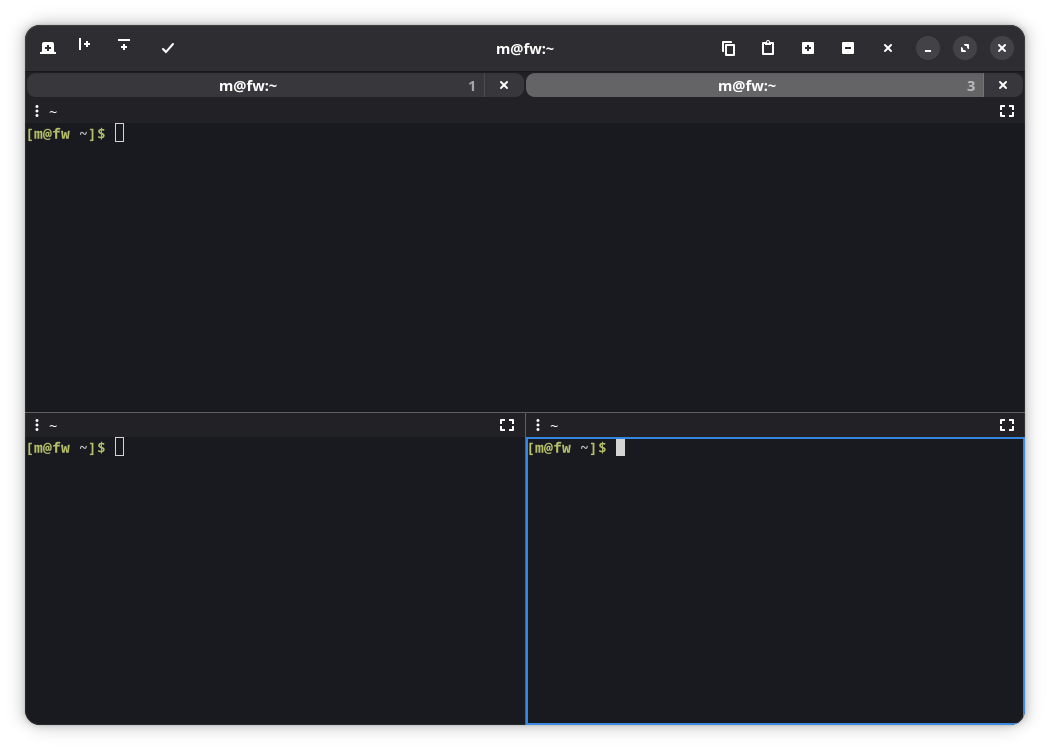

Python code for this plot:
#!/usr/bin/env python3
# tilix2.py — tilix-style tiling terminal: gtk4 paned tree, every tile = pty + libghostty-vt
# (via pyghostty). drawn with cairo/pango from ghostty's render state (only dirty rows get
# rebuilt), keys go through ghostty's key encoder (kitty keyboard protocol). kitty graphics:
# ghostty keeps images + placements, we only draw them (kitten icat works).
#
# start:  python3 -m venv --system-site-packages venv && ./venv/bin/pip install pyghostty==0.1.4
#         ./venv/bin/python tilix2.py      (--system-site-packages: gi/gtk4 come from the system)
# env:    TILIX2_SHELL, TILIX2_FONT ("Monospace 12"), TILIX2_FG / TILIX2_BG ("#rrggbb")
#         or in $XDG_CONFIG_HOME/tilix2/config.py (plain python, same names; env vars win)
# keys:   ctrl+alt+right/down split, ctrl+shift+w close, ctrl+shift+c/v copy/paste,
#         ctrl+shift +/-/0 zoom, ctrl+shift+x maximize/restore tile, ctrl+shift+t new tab,
#         ctrl+pgup/pgdn switch tab.
#         right-click = menu, drag a tile header = move the tile, ctrl+click = open link,
#         select / double-click (word) / triple-click (line) = primary, middle-click = paste it
# license: WTFPL v2 — do what the fuck you want to (see LICENSE)
import os, re, sys, pty, shlex, struct, fcntl, termios, shutil, subprocess, traceback, unicodedata

VERSION = '1.2.0'
if __name__ == '__main__' and '--version' in sys.argv[1:]:   # before gi/pyghostty: works without display/venv
    sys.exit(print(f'tilix2 {VERSION}'))

import cairo

try:
    import gi
except ModuleNotFoundError:
    sys.exit('PyGObject (gi) is missing — recreate the venv with `python3 -m venv --system-site-packages venv` '
             'or use the system python with python3-gi/pygobject.')
gi.require_version('Gtk', '4.0')
from gi.repository import Gtk, Gdk, Gio, GLib, GObject, Pango, PangoCairo

from pyghostty import Terminal, lib, ffi
from pyghostty._ffi import union_fn
from pyghostty.core import init_sized

# ghostty_terminal_scroll_viewport takes a tagged union by value -> ABI twin like in pyghostty._ffi
ffi.cdef('typedef struct { uint32_t tag; uint32_t _pad; int64_t delta; int64_t _pad2; } ScrollViewportS;')
if ffi.sizeof('ScrollViewportS') != ffi.sizeof('GhosttyTerminalScrollViewport'):
    sys.exit('ABI mismatch: ScrollViewportS does not match GhosttyTerminalScrollViewport')
_scroll_viewport = union_fn('ghostty_terminal_scroll_viewport', 'GhosttyResult(*)(GhosttyTerminal, ScrollViewportS)')

# gdk keyval name (= x11 keysym) -> GHOSTTY_KEY_*
KEYMAP = {
    'Return': 'ENTER', 'KP_Enter': 'NUMPAD_ENTER', 'Escape': 'ESCAPE', 'BackSpace': 'BACKSPACE',
    'Tab': 'TAB', 'ISO_Left_Tab': 'TAB', 'space': 'SPACE',
    'Left': 'ARROW_LEFT', 'Right': 'ARROW_RIGHT', 'Up': 'ARROW_UP', 'Down': 'ARROW_DOWN',
    'Home': 'HOME', 'End': 'END', 'Prior': 'PAGE_UP', 'Page_Up': 'PAGE_UP',
    'Next': 'PAGE_DOWN', 'Page_Down': 'PAGE_DOWN', 'Insert': 'INSERT', 'Delete': 'DELETE',
    'Pause': 'PAUSE', 'Print': 'PRINT_SCREEN', 'Menu': 'CONTEXT_MENU', 'Help': 'HELP',
    'KP_Add': 'NUMPAD_ADD', 'KP_Subtract': 'NUMPAD_SUBTRACT', 'KP_Multiply': 'NUMPAD_MULTIPLY',
    'KP_Divide': 'NUMPAD_DIVIDE', 'KP_Decimal': 'NUMPAD_DECIMAL', 'KP_Separator': 'NUMPAD_SEPARATOR',
    'KP_Equal': 'NUMPAD_EQUAL', 'KP_Left': 'NUMPAD_LEFT', 'KP_Right': 'NUMPAD_RIGHT',
    'KP_Up': 'NUMPAD_UP', 'KP_Down': 'NUMPAD_DOWN', 'KP_Home': 'NUMPAD_HOME', 'KP_End': 'NUMPAD_END',
    'KP_Page_Up': 'NUMPAD_PAGE_UP', 'KP_Page_Down': 'NUMPAD_PAGE_DOWN',
    'KP_Insert': 'NUMPAD_INSERT', 'KP_Delete': 'NUMPAD_DELETE', 'KP_Begin': 'NUMPAD_BEGIN',
    'minus': 'MINUS', 'equal': 'EQUAL', 'comma': 'COMMA', 'period': 'PERIOD', 'slash': 'SLASH',
    'semicolon': 'SEMICOLON', 'apostrophe': 'QUOTE', 'grave': 'BACKQUOTE', 'backslash': 'BACKSLASH',
    'bracketleft': 'BRACKET_LEFT', 'bracketright': 'BRACKET_RIGHT',
}
for _c in '0123456789': KEYMAP[_c] = f'DIGIT_{_c}'
for _c in 'abcdefghijklmnopqrstuvwxyz': KEYMAP[_c] = KEYMAP[_c.upper()] = _c.upper()
for _i in range(1, 36): KEYMAP[f'F{_i}'] = f'F{_i}'
for _i in range(10): KEYMAP[f'KP_{_i}'] = f'NUMPAD_{_i}'

MODIFIER_KEYS = {'Shift_L', 'Shift_R', 'Control_L', 'Control_R', 'Alt_L', 'Alt_R', 'AltGr',
                 'ISO_Level3_Shift', 'Super_L', 'Super_R', 'Meta_L', 'Meta_R', 'Hyper_L', 'Hyper_R',
                 'Caps_Lock', 'Num_Lock', 'Scroll_Lock'}

MT = Gdk.ModifierType
SHIFT, CTRL, ALT = 1, 2, 4      # ghostty mod bits: shift=1 ctrl=2 alt=4 super=8 hyper=16 meta=32 caps=64

def ghostty_mods(state):
    m = 0
    for mask, bit in ((MT.SHIFT_MASK, 1), (MT.CONTROL_MASK, 2), (MT.ALT_MASK, 4), (MT.SUPER_MASK, 8),
                      (MT.HYPER_MASK, 16), (MT.META_MASK, 32), (MT.LOCK_MASK, 64)):
        if state & mask: m |= bit
    return m

def hexrgb(s, default):
    "'#rrggbb' -> (r,g,b); on nonsense input (red, #fff, empty) the default instead of a traceback."
    s = (s or '').lstrip('#')
    try:
        if len(s) != 6: raise ValueError
        return tuple(int(s[i:i + 2], 16) for i in (0, 2, 4))
    except ValueError:
        return default

def base_keyval(keycode, keyval):
    "keyval of the physical key without modifiers (de: shift+0 -> '0' instead of '='). fallback: lowercase."
    ok, kv, *_ = Gdk.Display.get_default().translate_key(keycode, 0, 0) if keycode else (False, 0)
    return kv if ok else Gdk.keyval_to_lower(keyval)

def rgb(c):
    "GhosttyColorRgb -> cairo tuple"
    return (c.r / 255, c.g / 255, c.b / 255)

TERM_NAME = 'xterm-ghostty' if shutil.which('infocmp') and subprocess.run(
    ['infocmp', 'xterm-ghostty'], capture_output=True).returncode == 0 else 'xterm-256color'
def sized_font(s):
    "font string with a size: 'Monospace' alone would make the first zoom-in jump to 6pt."
    d = Pango.FontDescription.from_string(s)
    if not d.get_size(): d.set_size(11 * Pango.SCALE)
    return d.to_string()

def _load_config():
    "$XDG_CONFIG_HOME/tilix2/config.py (~/.config/tilix2/config.py): plain python setting TILIX2_* vars."
    base = os.environ.get('XDG_CONFIG_HOME') or os.path.expanduser('~/.config')
    path = os.path.join(base, 'tilix2', 'config.py')
    cfg = {}
    try:
        with open(path, encoding='utf-8') as f:
            exec(compile(f.read(), path, 'exec'), cfg)
    except FileNotFoundError:
        return cfg
    except Exception:
        print(f'tilix2: error in {path}:', file=sys.stderr)
        traceback.print_exc()
    return {k: v for k, v in cfg.items() if k.startswith('TILIX2_') and isinstance(v, str)}

_CONFIG = _load_config()

def setting(name, default=None):
    "env var > config.py > default"
    return os.environ.get(name) or _CONFIG.get(name) or default

DEFAULT_FONT = sized_font(setting('TILIX2_FONT', 'Monospace 11'))
TERM_FG = hexrgb(setting('TILIX2_FG'), (212, 212, 212))
TERM_BG = hexrgb(setting('TILIX2_BG'), (24, 26, 32))
WORD_CHARS = '-,./?%&#:_~@+='          # double-click selects these together with letters/digits
URI_SCHEMES = {'http', 'https', 'ftp', 'file', 'mailto'}   # ctrl+click opens only these
URL_RE = re.compile(r'(?:https?|ftp|file)://[^\s<>"\'`]+|mailto:[^\s<>"\'`]+')
MOUSE_BTN = {1: lib.GHOSTTY_MOUSE_BUTTON_LEFT, 2: lib.GHOSTTY_MOUSE_BUTTON_MIDDLE,
             3: lib.GHOSTTY_MOUSE_BUTTON_RIGHT}

# kitty graphics: pixel format of a stored image -> (gdk memory format, bytes per pixel).
# png never shows up here, ghostty stores it decoded as rgba (via _decode_png below).
KITTY_FMT = {lib.GHOSTTY_KITTY_IMAGE_FORMAT_RGB: (Gdk.MemoryFormat.R8G8B8, 3),
             lib.GHOSTTY_KITTY_IMAGE_FORMAT_RGBA: (Gdk.MemoryFormat.R8G8B8A8, 4),
             lib.GHOSTTY_KITTY_IMAGE_FORMAT_GRAY: (Gdk.MemoryFormat.G8, 1),
             lib.GHOSTTY_KITTY_IMAGE_FORMAT_GRAY_ALPHA: (Gdk.MemoryFormat.G8A8, 2)}
# bytes of images per tile. kitty's 320 MB are per window, here every tile has its own storage
# (+ a drawn copy as cairo surface per visible image) -> deliberately smaller.
KITTY_STORAGE = 64_000_000
KITTY_Z_BELOW_BG = -(2 ** 31) // 2   # z below this: under the cell backgrounds, below 0: under the text

@ffi.callback('GhosttySysDecodePngFn')
def _decode_png(userdata, alloc, data, n, out):
    "png bytes -> tightly packed rgba in a buffer from ghostty's allocator (ghostty owns it afterwards)."
    raw = ffi.buffer(data, n)[:]
    # untrusted input from any program in the terminal. gdk sniffs the format itself, so only
    # real png gets through (no jpeg/tiff/svg loaders), and the size comes from the IHDR header
    # *before* decoding: a 1 kb png can claim 30000x30000 = 3.6 gb of rgba (decompression bomb).
    if len(raw) < 24 or raw[:8] != b'\x89PNG\r\n\x1a\n' or raw[12:16] != b'IHDR': return False
    w, h = struct.unpack('>II', raw[16:24])
    if not (w and h) or w * h * 4 > KITTY_STORAGE: return False
    try: tex = Gdk.Texture.new_from_bytes(GLib.Bytes.new(raw))
    except GLib.Error: return False
    if (tex.get_width(), tex.get_height()) != (w, h): return False
    dl = Gdk.TextureDownloader.new(tex)
    dl.set_format(Gdk.MemoryFormat.R8G8B8A8)
    px, stride = dl.download_bytes()
    px = px.get_data()
    if stride != w * 4: px = b''.join(px[i * stride:i * stride + w * 4] for i in range(h))
    buf = lib.ghostty_alloc(alloc, len(px))
    if buf == ffi.NULL: return False      # over ghostty's per-image memory limit
    ffi.memmove(buf, px, len(px))
    out.width, out.height, out.data, out.data_len = w, h, buf, len(px)
    return True
lib.ghostty_sys_set(lib.GHOSTTY_SYS_OPT_DECODE_PNG, _decode_png)


# box drawing + block elements are drawn on the cell grid ourselves (like kitty): font glyphs
# don't fill the cell (gaps in vertical lines) and tuis build their borders from them.
def _box_lines():
    """U+2500-257F from their unicode names, e.g. 'DOWN LIGHT AND RIGHT HEAVY' ->
    {char: ((left, right, up, down) with 0 none / 1 light / 2 heavy, rounded)}.
    dashes, diagonals and double lines stay with the font."""
    weights = {'LIGHT': 1, 'SINGLE': 1, 'HEAVY': 2}
    dirs = {'LEFT': (0,), 'RIGHT': (1,), 'UP': (2,), 'DOWN': (3,), 'HORIZONTAL': (0, 1), 'VERTICAL': (2, 3)}
    out = {}
    for cp in range(0x2500, 0x2580):
        name = unicodedata.name(chr(cp), '').removeprefix('BOX DRAWINGS ')
        if any(s in name for s in ('DASH', 'DIAGONAL', 'DOUBLE')): continue
        default = weights.get(name.split()[0], 1)          # 'LIGHT DOWN AND RIGHT': for every arm
        arms = [0, 0, 0, 0]
        for part in name.split(' AND '):                     # 'DOWN LIGHT', 'RIGHT HEAVY': per arm
            w = next((weights[s] for s in part.split() if s in weights), default)
            for s in part.split():
                for i in dirs.get(s, ()): arms[i] = w
        out[chr(cp)] = (tuple(arms), 'ARC' in name)
    return out

def _blocks():
    "U+2580-259F: char -> rects (x, y, w, h) as fractions of the cell."
    b = {'▀': [(0, 0, 1, .5)], '▐': [(.5, 0, .5, 1)], '▔': [(0, 0, 1, 1 / 8)], '▕': [(7 / 8, 0, 1 / 8, 1)]}
    for i, c in enumerate('▁▂▃▄▅▆▇█', 1): b[c] = [(0, 1 - i / 8, 1, i / 8)]
    for i, c in enumerate('▏▎▍▌▋▊▉', 1): b[c] = [(0, 0, i / 8, 1)]
    q = {'UL': (0, 0, .5, .5), 'UR': (.5, 0, .5, .5), 'LL': (0, .5, .5, .5), 'LR': (.5, .5, .5, .5)}
    for c, parts in (('▘', 'UL'), ('▝', 'UR'), ('▖', 'LL'), ('▗', 'LR'), ('▚', 'UL LR'), ('▞', 'UR LL'),
                     ('▙', 'UL LL LR'), ('▛', 'UL UR LL'), ('▜', 'UL UR LR'), ('▟', 'UR LL LR')):
        b[c] = [q[p] for p in parts.split()]
    return b

BOX_LINES, BLOCKS, SHADES = _box_lines(), _blocks(), {'░': .25, '▒': .5, '▓': .75}
BOX_CHARS = BOX_LINES.keys() | BLOCKS.keys() | SHADES.keys()

def draw_box(cr, c, x, y, w, h):
    "box/block char c into the cell at x,y (w x h px) in the current source color, snapped to pixels."
    if c in SHADES:
        cr.save(); cr.rectangle(x, y, w, h); cr.clip(); cr.paint_with_alpha(SHADES[c]); cr.restore()
    elif c in BLOCKS:
        for fx, fy, fw, fh in BLOCKS[c]:
            x1, y1 = x + round(fx * w), y + round(fy * h)
            cr.rectangle(x1, y1, x + round((fx + fw) * w) - x1, y + round((fy + fh) * h) - y1)
        cr.fill()
    else:
        arms, arc = BOX_LINES[c]
        light = max(1, h // 16)
        cx, cy = x + w // 2, y + h // 2                      # lines run through these pixels
        if arc:                                              # ╭╮╯╰: curve from the vertical to the horizontal edge
            px, py = cx + light % 2 / 2, cy + light % 2 / 2  # stroke centre (odd widths sit on .5)
            cr.set_line_width(light)
            cr.move_to(px, y + h if arms[3] else y)
            cr.curve_to(px, py, px, py, x + w if arms[1] else x, py)
            cr.stroke()
            return
        for i, weight in enumerate(arms):                    # each arm from the edge into the centre
            if not weight: continue
            t = light if weight == 1 else 2 * light + 1
            a = t // 2
            if i == 0: cr.rectangle(x, cy - a, cx - x + t - a, t)
            elif i == 1: cr.rectangle(cx - a, cy - a, x + w - cx + a, t)
            elif i == 2: cr.rectangle(cx - a, y, t, cy - y + t - a)
            else: cr.rectangle(cx - a, cy - a, t, y + h - cy + a)
        cr.fill()


class Tile(Gtk.Box):
    "tile: header (pwd, drag it to move the tile) on top, TermView in the middle, slim scrollbar on the right."

    def __init__(self, win, tab, cwd=None):
        super().__init__(orientation=Gtk.Orientation.VERTICAL, hexpand=True, vexpand=True)
        self.win, self.tab = win, tab
        head = Gtk.Box(spacing=6, margin_top=2, margin_bottom=2, margin_start=6, margin_end=6,
                       css_classes=['tilix2-head'])
        head.append(Gtk.Image(icon_name='open-menu-symbolic', pixel_size=12))
        self.pwd_lbl = Gtk.Label(label='~', xalign=0, hexpand=True, ellipsize=Pango.EllipsizeMode.MIDDLE)
        head.append(self.pwd_lbl)
        self.max_btn = Gtk.Button(css_classes=['flat'], focus_on_click=False)
        self.max_btn.connect('clicked', lambda b: win.toggle_maximize(self))
        self.set_maximized(False)
        head.append(self.max_btn)
        self.append(head)
        self.adj = Gtk.Adjustment()
        self._sbar_handler = self.adj.connect('value-changed', self._on_sbar)
        self._sb = None             # last (total, offset, len) -> only touch it on change
        self.sbar = Gtk.Scrollbar(orientation=Gtk.Orientation.VERTICAL, adjustment=self.adj, visible=False)
        self.sbar.add_css_class('tilix2-slim')
        self.view = TermView(self, cwd)
        body = Gtk.Box(vexpand=True)
        body.append(self.view)
        body.append(self.sbar)
        self.append(body)
        # drag&drop: the tile itself is what gets dragged (GObject value, only works within the process).
        # preload: the value is already there in 'motion' -> we know who is being dragged.
        ds = Gtk.DragSource(actions=Gdk.DragAction.MOVE)
        ds.connect('prepare', lambda src, x, y: Gdk.ContentProvider.new_for_value(self))
        head.add_controller(ds)
        self.drop_zone = None       # 'left'/'right'/'top'/'bottom' while a tile is dragged over this one
        dt = Gtk.DropTarget.new(Tile, Gdk.DragAction.MOVE)     # 1st arg is a GType, not a mime list
        dt.set_preload(True)
        dt.connect('motion', self._drop_motion)
        dt.connect('leave', lambda dt: self._set_zone(None))
        dt.connect('drop', self._drop)
        self.add_controller(dt)
        GLib.timeout_add(1000, self._tick)

    def set_maximized(self, on):
        "header button: maximize <-> restore."
        self.max_btn.set_icon_name('view-restore-symbolic' if on else 'view-fullscreen-symbolic')
        self.max_btn.set_tooltip_text(('restore tiles' if on else 'maximize tile') + ' (ctrl+shift+x)')

    def zone_at(self, x, y):
        "edge nearest to the cursor (tilix behavior): that's where the dragged tile lands."
        fx, fy = x / max(1, self.get_width()), y / max(1, self.get_height())
        return min((fx, 'left'), (1 - fx, 'right'), (fy, 'top'), (1 - fy, 'bottom'))[1]

    def _set_zone(self, zone):
        if zone != self.drop_zone:
            self.drop_zone = zone
            self.view.queue_draw()

    def _drop_motion(self, dt, x, y):
        src = dt.get_value()
        if src is None or src is self or src.tab is not self.tab:   # not loaded yet / onto itself
            self._set_zone(None)
            return 0
        self._set_zone(self.zone_at(x, y))
        return Gdk.DragAction.MOVE

    def _drop(self, dt, src, x, y):
        self._set_zone(None)
        if src is self or src.tab is not self.tab: return False
        self.win.move_tile(src, self, self.zone_at(x, y))
        return True

    def sync_sbar(self):
        "scrollbar = ghostty's scrollbar data (total/offset/len in rows). ghostty says: poll it."
        if self.view.dead: return
        sb = ffi.new('GhosttyTerminalScrollbar*')
        lib.ghostty_terminal_get(self.view.term._t[0], lib.GHOSTTY_TERMINAL_DATA_SCROLLBAR, sb)
        vals = (sb.total, sb.offset, sb.len)
        if vals == self._sb: return
        self._sb = vals
        self.sbar.set_visible(sb.total > sb.len)
        with self.adj.handler_block(self._sbar_handler):   # otherwise configure() scrolls the viewport
            self.adj.configure(sb.offset, 0, sb.total, 1, sb.len, sb.len)

    def _on_sbar(self, adj):
        "scrollbar dragged -> set the viewport top absolutely (ROW, in rows from the start of scrollback)."
        self.view.scroll(lib.GHOSTTY_SCROLL_VIEWPORT_ROW, int(adj.get_value()))

    def _tick(self):
        "pwd in the header (once a second is enough)."
        if self.view.dead: return False
        try: cwd = self.view.cwd()
        except OSError: return True
        home = os.path.expanduser('~')
        lbl = '~' + cwd[len(home):] if cwd == home or cwd.startswith(home + '/') else cwd
        if lbl != self.pwd_lbl.get_label(): self.pwd_lbl.set_label(lbl)
        return True


class TermView(Gtk.DrawingArea):
    "terminal area: pty + shell, ghostty terminal, input encoders, rendering from the render state."

    def __init__(self, tile, cwd=None):
        super().__init__(hexpand=True, vexpand=True, focusable=True)   # without expand it stays 0x0
        self.tile, self.win = tile, tile.win
        self.dead = False
        self.title = ''
        self.cols, self.rows = 80, 24
        self._grid = None       # last (cols, rows, cell_w, cell_h) given to ghostty + pty
        self.term = Terminal(cols=80, rows=24, fg=TERM_FG, bg=TERM_BG)
        self.term.on_reply(self.write)      # replies (DA, cursor report, ...) go back into the pty
        t = self.term._t[0]
        # size reports (CSI 14/16/18 t): ghostty asks us, without the callback it stays silent
        self._size_cb = ffi.callback('GhosttyTerminalSizeFn', self._size_report)
        lib.ghostty_terminal_set(t, lib.GHOSTTY_TERMINAL_OPT_SIZE, self._size_cb)
        # kitty graphics: storage + transfer media file and shm (icat prefers them locally, like kitty).
        # no TEMP_FILE: in the libghostty-vt bundled with pyghostty 0.1.4 that option number is
        # something else (the getter returns a pointer, setting a bool* segfaults).
        lib.ghostty_terminal_set(t, lib.GHOSTTY_TERMINAL_OPT_KITTY_IMAGE_STORAGE_LIMIT, ffi.new('uint64_t*', KITTY_STORAGE))
        for opt in ('FILE', 'SHARED_MEM'):
            lib.ghostty_terminal_set(t, getattr(lib, 'GHOSTTY_TERMINAL_OPT_KITTY_IMAGE_MEDIUM_' + opt), ffi.new('bool*', True))
        self.kit = ffi.new('GhosttyKittyGraphicsPlacementIterator*')
        lib.ghostty_kitty_graphics_placement_iterator_new(ffi.NULL, self.kit)
        self._img = {}          # kitty image id -> (generation, cairo surface)
        self.enc = ffi.new('GhosttyKeyEncoder*'); lib.ghostty_key_encoder_new(ffi.NULL, self.enc)
        self.menc = ffi.new('GhosttyMouseEncoder*'); lib.ghostty_mouse_encoder_new(ffi.NULL, self.menc)
        # create render state + iterators once, only fill them per frame
        self.rs = ffi.new('GhosttyRenderState*'); lib.ghostty_render_state_new(ffi.NULL, self.rs)
        self.rows_it = ffi.new('GhosttyRenderStateRowIterator*')
        lib.ghostty_render_state_row_iterator_new(ffi.NULL, self.rows_it)
        self.cells = ffi.new('GhosttyRenderStateRowCells*')
        lib.ghostty_render_state_row_cells_new(ffi.NULL, self.cells)
        self.colors = init_sized('GhosttyRenderStateColors')
        self.cursor = init_sized('GhosttyRenderStateCursor')
        self._rowcache = []     # per viewport row: (bg rects, text runs, box chars, char per column)
        self.anchor = None      # cell where the mouse selection started
        self.mouse_pos = (0.0, 0.0)
        self._link_cursor = False
        self.set_font(self.win.font)
        # cell size to ghostty right away, not only at the first layout: a program that starts with the
        # shell (icat in .bashrc, tests) would otherwise place images with 0px cells -> cursor doesn't move
        self.term.resize(self.cols, self.rows, self.cell_w, self.cell_h)
        self._start_shell(cwd)
        self.set_draw_func(self._draw)
        self.connect('resize', lambda area, w, h: self._fit(w, h))
        # focus border + block/hollow cursor depend on the focus: redraw when it comes *and* goes,
        # otherwise the tile that lost it keeps its blue frame
        self.connect('notify::has-focus', lambda *a: self.queue_draw())
        # keys come in at window level (Win._on_key), only mouse here
        click = Gtk.GestureClick(button=0)          # all buttons
        click.connect('pressed', self._press)
        self.add_controller(click)
        # release via GestureDrag: GestureClick cancels itself once the pointer moves past the
        # drag threshold and then never emits 'released' (= no primary copy after a drag-select)
        drag = Gtk.GestureDrag(button=0)
        drag.connect('drag-end', self._drag_end)
        self.add_controller(drag)
        mot = Gtk.EventControllerMotion(); mot.connect('motion', self._motion); self.add_controller(mot)
        scr = Gtk.EventControllerScroll(flags=Gtk.EventControllerScrollFlags.VERTICAL
                                        | Gtk.EventControllerScrollFlags.DISCRETE)
        scr.connect('scroll', self._scroll); self.add_controller(scr)
        # drops from other apps: files (text/uri-list, e.g. nautilus) or plain text. dragged tiles
        # don't match these types, they fall through to the Tile's drop target.
        ext = Gtk.DropTarget(actions=Gdk.DragAction.COPY)
        ext.set_gtypes([Gdk.FileList, GObject.TYPE_STRING])     # order = preference: files first
        ext.connect('drop', self._drop_external)
        self.add_controller(ext)
        menu = Gio.Menu()
        for items in ((('split right\tctrl+alt+right', 'split-h'), ('split down\tctrl+alt+down', 'split-v'),
                       ('maximize / restore tile\tctrl+shift+x', 'maximize'), ('new tab\tctrl+shift+t', 'new-tab')),
                      (('move tile left', 'move-left'), ('move tile right', 'move-right'),
                       ('move tile up', 'move-up'), ('move tile down', 'move-down')),
                      (('copy\tctrl+shift+c', 'copy'), ('paste\tctrl+shift+v', 'paste'),
                       ('zoom in\tctrl+shift++', 'zoom-in'), ('zoom out\tctrl+shift+-', 'zoom-out')),
                      (('close tile\tctrl+shift+w', 'close'),)):
            sec = Gio.Menu()
            for label, act in items: sec.append(label, 'win.' + act)
            menu.append_section(None, sec)
        self.pop = Gtk.PopoverMenu(menu_model=menu)
        self.pop.set_parent(self)

    # --- process / pty ---
    def _start_shell(self, cwd):
        shell = setting('TILIX2_SHELL') or os.environ.get('SHELL') or '/bin/sh'
        if not shutil.which(shell):
            print(f'tilix2: shell {shell!r} not found, using /bin/sh', file=sys.stderr)
            shell = '/bin/sh'
        self.master, slave = pty.openpty()
        try:
            fcntl.ioctl(slave, termios.TIOCSWINSZ, self._winsize())
            env = dict(os.environ, TERM=TERM_NAME, COLORTERM='truecolor')
            # new session + pty as controlling tty -> close(master) sends SIGHUP to the shell
            self.proc = subprocess.Popen([shell], stdin=slave, stdout=slave, stderr=slave, env=env,
                                         cwd=cwd if cwd and os.path.isdir(cwd) else None,
                                         start_new_session=True,
                                         preexec_fn=lambda: fcntl.ioctl(0, termios.TIOCSCTTY, 0))
        except OSError:
            os.close(self.master)
            raise
        finally:
            os.close(slave)
        # non-blocking: a program that doesn't read (sleep, ctrl+s, stopped job) must not freeze the
        # gui on a big paste. what doesn't fit goes into _out, an IO_OUT watch pushes it later.
        os.set_blocking(self.master, False)
        self._out, self._out_src = bytearray(), None
        # below GTK's redraw priority (like vte): `yes` or `cat /dev/urandom` must not hold off painting
        self._io_src = GLib.io_add_watch(self.master, GLib.PRIORITY_DEFAULT_IDLE,
                                         GLib.IO_IN | GLib.IO_HUP | GLib.IO_ERR, self._io)

    def cwd(self):
        return os.readlink(f'/proc/{self.proc.pid}/cwd')

    def _winsize(self):
        "struct winsize incl. pixels: icat & co. refuse to work without the pixel size. (u16: huge zoom on 8k)"
        return struct.pack('HHHH', self.rows, self.cols,
                           min(65535, self.cols * self.cell_w), min(65535, self.rows * self.cell_h))

    def _size_report(self, term, userdata, out):
        out.rows, out.columns, out.cell_width, out.cell_height = self.rows, self.cols, self.cell_w, self.cell_h
        return True

    def kill(self):
        "close the pty -> kernel sends SIGHUP (bash still writes its history). reap async, nothing blocks."
        if self.term is None: return
        self.dead = True
        if self._io_src: GLib.source_remove(self._io_src)
        if self._out_src: GLib.source_remove(self._out_src)
        os.close(self.master)
        GLib.child_watch_add(GLib.PRIORITY_DEFAULT, self.proc.pid, self._reaped)
        lib.ghostty_render_state_row_cells_free(self.cells[0])
        lib.ghostty_render_state_row_iterator_free(self.rows_it[0])
        lib.ghostty_render_state_free(self.rs[0])
        lib.ghostty_key_encoder_free(self.enc[0])
        lib.ghostty_mouse_encoder_free(self.menc[0])
        lib.ghostty_kitty_graphics_placement_iterator_free(self.kit[0])
        self._img.clear()
        self.term.close()
        self.term = None
        self.pop.unparent()

    def _reaped(self, pid, status):
        "glib reaped the child -> tell Popen, otherwise its next poll() gets ECHILD and makes up exit code 0."
        if self.proc.returncode is None: self.proc.returncode = os.waitstatus_to_exitcode(status)

    def write(self, data):
        "to the pty without blocking: queue it, write what fits, the rest goes out via _flush on IO_OUT."
        if self.dead: return
        self._out += data
        if self._out_src is None: self._flush()

    def _flush(self, *args):
        while self._out:
            try: n = os.write(self.master, self._out)
            except BlockingIOError: break        # pty buffer full, the program isn't reading
            except OSError:                      # EIO = shell gone, the read side closes the tile
                self._out.clear()
                break
            del self._out[:n]                    # partial writes: the rest stays queued
        if self._out:
            if self._out_src is None:
                self._out_src = GLib.io_add_watch(self.master, GLib.IO_OUT, self._flush)
            return True
        self._out_src = None                     # return False removes the watch
        return False

    def _io(self, fd, cond):
        try: data = os.read(fd, 65536)
        except BlockingIOError: return True      # non-blocking + spurious wakeup: not an eof
        except OSError: data = b''               # EIO = shell gone
        if not data: return self._gone()
        try:
            self.term.feed(data)
            t = self._title()
            if t != self.title:
                self.title = t
                self.win.retitle(self.tile)
            self.changed()
        except Exception:
            # without this pygobject would drop the watch: tile never reads again, never closes
            traceback.print_exc()
            return self._gone()
        return True

    def _gone(self):
        "process ended (ctrl+d/exit) or the tile broke: it gives up its space (tilix behavior)."
        self.dead = True
        self._io_src = None                      # return False removes the source
        GLib.idle_add(self.win.close_tile, self.tile)
        return False

    def _title(self):
        "terminal title (OSC 0/2) without control chars (\\n would make a 2-line tab label), max 200 chars."
        s = ffi.new('GhosttyString*')
        lib.ghostty_terminal_get(self.term._t[0], lib.GHOSTTY_TERMINAL_DATA_TITLE, s)
        t = ffi.buffer(s.ptr, s.len)[:].decode('utf8', 'replace') if s.len else ''
        return ''.join(c for c in t if c.isprintable())[:200]

    def changed(self):
        "after every change to the terminal: redraw, update the scrollbar."
        self.queue_draw()
        self.tile.sync_sbar()

    def scroll(self, tag, delta=0):
        "move the viewport: DELTA (rows, - = up), ROW (absolute), BOTTOM."
        if self.dead: return
        v = ffi.new('ScrollViewportS*')
        v.tag, v.delta = tag, delta
        _scroll_viewport(self.term._t[0], v[0])
        self.changed()

    # --- font / size ---
    def set_font(self, font):
        "set the font (zoom), measure the cell size, refit the grid."
        self.font = font
        desc = Pango.FontDescription.from_string(font)
        m = self.get_pango_context().get_metrics(desc)
        self.cell_w = max(1, -(-m.get_approximate_char_width() // Pango.SCALE))
        self.cell_h = max(1, (m.get_ascent() + m.get_descent()) // Pango.SCALE)
        self.ascent = m.get_ascent() // Pango.SCALE
        self.fonts = {}
        for bold in (False, True):
            for ital in (False, True):
                d = desc.copy()
                if bold: d.set_weight(Pango.Weight.BOLD)
                if ital: d.set_style(Pango.Style.ITALIC)
                self.fonts[bold, ital] = d
        # glyphs are narrower than the cell (8.8 px advance in a 9 px cell): a run of 100 chars would
        # end 20 px short and borders drift apart. letter spacing stretches every glyph to the cell.
        probe = Pango.Layout(self.get_pango_context())
        probe.set_font_description(self.fonts[False, False])
        probe.set_text('M')
        self._grid_attrs = Pango.AttrList()
        self._grid_attrs.insert(Pango.attr_letter_spacing_new(self.cell_w * Pango.SCALE - probe.get_extents()[1].width))
        self._rowcache.clear()      # layouts are tied to the old font
        if self.get_width():
            self._fit(self.get_width(), self.get_height())
        self.queue_draw()

    def _fit(self, wpx, hpx):
        cols, rows = max(4, wpx // self.cell_w), max(2, hpx // self.cell_h)
        # cell size counts too: zoom without a grid change still changes the pixel sizes (images, reports)
        if (cols, rows, self.cell_w, self.cell_h) == self._grid or self.dead: return
        self._grid = (cols, rows, self.cell_w, self.cell_h)
        self.cols, self.rows = cols, rows
        self.term.resize(cols, rows, self.cell_w, self.cell_h)
        try: fcntl.ioctl(self.master, termios.TIOCSWINSZ, self._winsize())
        except OSError: pass
        self.tile.sync_sbar()


    # --- keyboard ---
    def send_key(self, keyval, state, keycode=0, text=None):
        """keyval/state -> ghostty key encoder -> pty. returns True if handled.
        text: what the IM committed (dead keys/compose); otherwise derived from the keyval."""
        if self.dead: return False
        name = Gdk.keyval_name(keyval) or ''
        if name in MODIFIER_KEYS: return False
        mods = ghostty_mods(state)
        if text is None:
            u = Gdk.keyval_to_unicode(keyval)
            text = chr(u) if u >= 0x20 and u != 0x7f else None   # control chars are done by the encoder
        gk = KEYMAP.get(name)
        if gk is None:
            if not text: return False
            gk = 'UNIDENTIFIED'
        u = Gdk.keyval_to_unicode(base_keyval(keycode, keyval))   # kitty wants the unshifted codepoint
        ev = ffi.new('GhosttyKeyEvent*')
        lib.ghostty_key_event_new(ffi.NULL, ev)
        lib.ghostty_key_event_set_action(ev[0], lib.GHOSTTY_KEY_ACTION_PRESS)
        lib.ghostty_key_event_set_key(ev[0], getattr(lib, 'GHOSTTY_KEY_' + gk))
        lib.ghostty_key_event_set_mods(ev[0], mods)
        # shift produced the text ('A', '!') -> consumed, otherwise kitty sends CSI 97;2u instead of 'A'
        lib.ghostty_key_event_set_consumed_mods(ev[0], mods & SHIFT if text else 0)
        if u >= 0x20: lib.ghostty_key_event_set_unshifted_codepoint(ev[0], u)
        if text:
            b = text.encode()
            lib.ghostty_key_event_set_utf8(ev[0], b, len(b))
        lib.ghostty_key_encoder_setopt_from_terminal(self.enc[0], self.term._t[0])
        out = ffi.new('char[]', 128); n = ffi.new('size_t*')
        r = lib.ghostty_key_encoder_encode(self.enc[0], ev[0], out, len(out), n)
        if r == lib.GHOSTTY_OUT_OF_SPACE:      # long IM commit: n says how much is needed
            out = ffi.new('char[]', n[0])
            r = lib.ghostty_key_encoder_encode(self.enc[0], ev[0], out, len(out), n)
        lib.ghostty_key_event_free(ev[0])
        if r == 0 and n[0]:
            if not self.term.get('viewport_active'):   # typing jumps back to the bottom
                self.scroll(lib.GHOSTTY_SCROLL_VIEWPORT_BOTTOM)
            self.write(ffi.buffer(out, n[0])[:])
        return True

    # --- mouse ---
    def _cell_at(self, x, y):
        return (min(self.cols - 1, max(0, int(x // self.cell_w))),
                min(self.rows - 1, max(0, int(y // self.cell_h))))

    def _mouse_to_app(self, state):
        "the app wants the mouse (mouse tracking) — unless shift is held (then we select ourselves)."
        return self.term.get('mouse_tracking', 'bool') and not state & MT.SHIFT_MASK

    def _mencode(self, action, button, x, y, state):
        ev = ffi.new('GhosttyMouseEvent*')
        lib.ghostty_mouse_event_new(ffi.NULL, ev)
        lib.ghostty_mouse_event_set_action(ev[0], action)
        if button: lib.ghostty_mouse_event_set_button(ev[0], button)
        lib.ghostty_mouse_event_set_mods(ev[0], ghostty_mods(state))
        pos = ffi.new('GhosttyMousePosition*')
        pos.x, pos.y = x, y
        lib.ghostty_mouse_event_set_position(ev[0], pos[0])
        lib.ghostty_mouse_encoder_setopt_from_terminal(self.menc[0], self.term._t[0])
        sz = init_sized('GhosttyMouseEncoderSize')
        sz.screen_width, sz.screen_height = self.cols * self.cell_w, self.rows * self.cell_h
        sz.cell_width, sz.cell_height = self.cell_w, self.cell_h
        lib.ghostty_mouse_encoder_setopt(self.menc[0], lib.GHOSTTY_MOUSE_ENCODER_OPT_SIZE, sz)
        pressed = ffi.new('bool*', bool(state & (MT.BUTTON1_MASK | MT.BUTTON2_MASK | MT.BUTTON3_MASK)))
        lib.ghostty_mouse_encoder_setopt(self.menc[0], lib.GHOSTTY_MOUSE_ENCODER_OPT_ANY_BUTTON_PRESSED, pressed)
        out = ffi.new('char[]', 64); n = ffi.new('size_t*')
        r = lib.ghostty_mouse_encoder_encode(self.menc[0], ev[0], out, len(out), n)
        lib.ghostty_mouse_event_free(ev[0])
        if r == 0 and n[0]: self.write(ffi.buffer(out, n[0])[:])

    def _press(self, g, n, x, y):
        if self.dead: return
        self.grab_focus()
        self.win.activate_tile(self.tile)
        btn, state = g.get_current_button(), g.get_current_event_state()
        if self._mouse_to_app(state):
            self._mencode(lib.GHOSTTY_MOUSE_ACTION_PRESS, MOUSE_BTN.get(btn, 0), x, y, state)
        elif btn == 3:
            self.pop.set_pointing_to(Gdk.Rectangle(x=int(x), y=int(y), width=1, height=1))
            self.pop.popup()
        elif btn == 2:
            self.paste(primary=True)          # middle-click: primary selection (X11/tilix behavior)
        elif btn == 1 and state & MT.CONTROL_MASK and (uri := self.uri_at(x, y)):
            Gtk.UriLauncher(uri=uri).launch(self.get_root(), None, None, None)
        elif btn == 1 and n >= 2:             # double-click = word, triple-click = line
            self.anchor = None
            cx, cy = self._cell_at(x, y)
            chars = self._rowcache[cy][3] if cy < len(self._rowcache) else []
            a, b = (0, len(chars) - 1) if n >= 3 else self._word_at(chars, cx)
            if a is None or b < a: return
            self.select((a, cy), (b, cy))
            self.copy(primary_only=True)
        elif btn == 1:
            self.anchor = self._cell_at(x, y)
            self.select(None)

    @staticmethod
    def _word_at(chars, x):
        "word span around column x: alnum + WORD_CHARS (like tilix/vte), None if x is not on a word."
        isword = lambda c: bool(c) and (c.isalnum() or c in WORD_CHARS)
        if x >= len(chars) or not isword(chars[x]): return None, None
        a = b = x
        while a > 0 and isword(chars[a - 1]): a -= 1
        while b + 1 < len(chars) and isword(chars[b + 1]): b += 1
        return a, b

    def uri_at(self, x, y):
        "link under the pointer: OSC 8 hyperlink of the cell, else a url-looking word in the row."
        if self.dead: return None
        cx, cy = self._cell_at(x, y)
        buf, n = ffi.new('uint8_t[]', 4096), ffi.new('size_t*')
        if lib.ghostty_grid_ref_hyperlink_uri(self.term.ref(cx, cy, 'viewport'), buf, len(buf), n) == 0 and n[0]:
            uri = ffi.buffer(buf, n[0])[:].decode('utf8', 'replace')
            return uri if uri.split(':', 1)[0].lower() in URI_SCHEMES else None
        chars = self._rowcache[cy][3] if cy < len(self._rowcache) else []
        text, cols = '', []                    # text + column of every char (graphemes can be > 1 char)
        for col, c in enumerate(chars):
            c = c or ' '
            text += c
            cols += [col] * len(c)
        for m in URL_RE.finditer(text):
            if cols[m.start()] <= cx <= cols[m.end() - 1]:
                return m.group().rstrip('.,;:!?\'")]>')
        return None

    def _drag_end(self, g, dx, dy):
        ok, x, y = g.get_start_point()
        self._release(g, 1, x + dx, y + dy)

    def _release(self, g, n, x, y):
        if self.dead: return
        btn, state = g.get_current_button(), g.get_current_event_state()
        if self.anchor is None and self._mouse_to_app(state):
            self._mencode(lib.GHOSTTY_MOUSE_ACTION_RELEASE, MOUSE_BTN.get(btn, 0), x, y, state)
        elif btn == 1 and self.anchor is not None:
            self.anchor = None
            self.copy(primary_only=True)      # selecting = primary selection (X11 convention)

    def _motion(self, m, x, y):
        if self.dead: return
        self.mouse_pos = (x, y)
        state = m.get_current_event_state()
        link = bool(state & MT.CONTROL_MASK) and self.uri_at(x, y) is not None   # hand cursor over links
        if link != self._link_cursor:
            self._link_cursor = link
            self.set_cursor_from_name('pointer' if link else None)
        if self.anchor is not None and not state & MT.BUTTON1_MASK:
            self.anchor = None      # release got lost (alt+tab while dragging): don't keep selecting
        if self.anchor is not None:
            cell = self._cell_at(x, y)
            if cell == self.anchor: self.select(None)      # click jitter is not a selection
            else: self.select(self.anchor, cell)
        elif self._mouse_to_app(state):
            btn = next((b for mask, b in ((MT.BUTTON1_MASK, 1), (MT.BUTTON2_MASK, 2), (MT.BUTTON3_MASK, 3))
                        if state & mask), 0)
            self._mencode(lib.GHOSTTY_MOUSE_ACTION_MOTION, MOUSE_BTN.get(btn, 0), x, y, state)

    def _scroll(self, c, dx, dy):
        if self.dead: return True
        state = c.get_current_event_state() if c else 0
        if self._mouse_to_app(state):
            btn = lib.GHOSTTY_MOUSE_BUTTON_FOUR if dy < 0 else lib.GHOSTTY_MOUSE_BUTTON_FIVE
            self._mencode(lib.GHOSTTY_MOUSE_ACTION_PRESS, btn, *self.mouse_pos, state)
        elif (self.term.get('active_screen', 'int') == lib.GHOSTTY_TERMINAL_SCREEN_ALTERNATE
              and self.term.mode(1007)):
            # alternate screen without mouse (less, man): wheel -> arrow keys (xterm "alternate scroll")
            for _ in range(3): self.send_key(Gdk.KEY_Up if dy < 0 else Gdk.KEY_Down, 0)
        else:
            self.scroll(lib.GHOSTTY_SCROLL_VIEWPORT_DELTA, 3 if dy > 0 else -3)
        return True

    # --- selection / clipboard ---
    def select(self, a, b=None):
        "selection from cell a to b (viewport coordinates); ghostty tracks it while scrolling."
        if self.dead: return
        sel = ffi.NULL
        if a is not None:
            sel = init_sized('GhosttySelection')
            sel.start = self.term.ref(*a, 'viewport')[0]
            sel.end = self.term.ref(*(b or a), 'viewport')[0]
        lib.ghostty_terminal_set(self.term._t[0], lib.GHOSTTY_TERMINAL_OPT_SELECTION, sel)
        self.queue_draw()

    def selected_text(self):
        sel = init_sized('GhosttySelection')
        if self.dead or lib.ghostty_terminal_get(self.term._t[0], lib.GHOSTTY_TERMINAL_DATA_SELECTION, sel):
            return ''
        return self.term._format_sel(sel, unwrap=True)

    def copy(self, primary_only=False):
        "selected text to clipboard + primary. without a selection nothing happens (tilix behavior)."
        text = self.selected_text()
        if not text: return
        cp = Gdk.ContentProvider.new_for_value(text)   # gtk serializes into all text formats
        self.get_display().get_primary_clipboard().set_content(cp)
        if not primary_only: self.get_display().get_clipboard().set_content(cp)

    def paste(self, primary=False):
        "clipboard (ctrl+shift+v) or primary selection (middle-click)."
        def done(src, res):
            try: self.paste_text(src.read_text_finish(res))
            except GLib.Error: pass
        d = self.get_display()
        (d.get_primary_clipboard() if primary else d.get_clipboard()).read_text_async(None, done)

    def paste_text(self, t):
        """text into the pty as a paste (clipboard, drag&drop). ghostty_paste_encode: ESC & co. -> space
        (no escaping out of bracketed paste), brackets on mode 2004, otherwise \\n -> \\r."""
        if not t or self.dead: return
        data = t.encode()
        out = ffi.new('char[]', len(data) + 12)    # + '\e[200~' + '\e[201~'
        n = ffi.new('size_t*')
        if lib.ghostty_paste_encode(ffi.new('char[]', data), len(data), self.term.mode(2004),
                                    out, len(out), n) == 0:
            self.write(ffi.buffer(out, n[0])[:])

    def _drop_external(self, dt, value, x, y):
        "files from a file manager -> their paths, shell-quoted (like gnome-terminal/tilix); text -> as is."
        if isinstance(value, Gdk.FileList):
            value = ''.join(shlex.quote(f.get_path() or f.get_uri()) + ' ' for f in value.get_files())
        self.paste_text(value)
        self.win.activate_tile(self.tile)
        return True

    # --- rendering ---
    def _build_row(self, FG, BG):
        """current iterator row -> (bg rects, text runs, char per column).
        only runs for dirty rows; the pango layouts get cached too (shaping is the expensive part)."""
        it, cells = self.rows_it[0], self.cells[0]
        lib.ghostty_render_state_row_get(it, lib.GHOSTTY_RENDER_STATE_ROW_DATA_CELLS, self.cells)
        rsel = init_sized('GhosttyRenderStateRowSelection')
        sel = (rsel.start_x, rsel.end_x) if lib.ghostty_render_state_row_get(
            it, lib.GHOSTTY_RENDER_STATE_ROW_DATA_SELECTION, rsel) == 0 else (-1, -1)
        c = ffi.new('GhosttyColorRgb*')
        st = init_sized('GhosttyStyle')
        buf = ffi.new('uint8_t[]', 1024)
        gb = ffi.new('GhosttyBuffer*'); gb.ptr, gb.cap = buf, len(buf)
        flag = ffi.new('bool*'); raw = ffi.new('GhosttyCell*'); wide = ffi.new('uint32_t*')
        get = lib.ghostty_render_state_row_cells_get
        bgs, runs, boxes, chars = [], [], [], []
        run = None              # [x, text, ncells, wide, fg, bold, italic, deco]
        x = 0
        while lib.ghostty_render_state_row_cells_next(cells):
            if get(cells, lib.GHOSTTY_RENDER_STATE_ROW_CELLS_DATA_GRAPHEMES_UTF8, gb) == 0:
                text = ffi.buffer(buf, gb.len)[:].decode('utf8', 'replace')
            else:
                text = '\ufffd'          # grapheme cluster > 1 KiB: we don't show that

            fg = FG
            bg = rgb(c) if get(cells, lib.GHOSTTY_RENDER_STATE_ROW_CELLS_DATA_BG_COLOR, c) == 0 else None
            bold = ital = False
            deco = (False, False, False)
            get(cells, lib.GHOSTTY_RENDER_STATE_ROW_CELLS_DATA_HAS_STYLING, flag)
            if flag[0]:
                get(cells, lib.GHOSTTY_RENDER_STATE_ROW_CELLS_DATA_STYLE, st)
                if get(cells, lib.GHOSTTY_RENDER_STATE_ROW_CELLS_DATA_FG_COLOR, c) == 0: fg = rgb(c)
                bold, ital = st.bold, st.italic
                deco = (st.underline > 0, st.strikethrough, st.overline)
                if st.inverse: fg, bg = bg or BG, fg
                if st.faint: fg = (fg[0] * 0.6, fg[1] * 0.6, fg[2] * 0.6)
                if st.invisible: text = ''
            if sel[0] <= x <= sel[1]: fg, bg = bg or BG, fg
            if bg is not None and bg != BG:
                if bgs and bgs[-1][2] == bg and bgs[-1][0] + bgs[-1][1] == x: bgs[-1][1] += 1
                else: bgs.append([x, 1, bg])
            chars.append(text)
            if not text:
                run = None
            elif text in BOX_CHARS:     # drawn by draw_box, not by the font
                boxes.append((x, text, fg))
                run = None
            else:
                get(cells, lib.GHOSTTY_RENDER_STATE_ROW_CELLS_DATA_RAW, raw)
                lib.ghostty_cell_get(raw[0], lib.GHOSTTY_CELL_DATA_WIDE, wide)
                is_wide = wide[0] == lib.GHOSTTY_CELL_WIDE_WIDE   # cjk/emoji: own run, never merged
                key = (fg, bold, ital, deco)
                if run and not is_wide and not run[3] and run[0] + run[2] == x and run[4:] == list(key):
                    run[1] += text; run[2] += 1
                else:
                    run = [x, text, 2 if is_wide else 1, is_wide, *key]
                    runs.append(run)
            x += 1
        out = []
        for x, text, n, is_wide, fg, bold, ital, deco in runs:
            layout = Pango.Layout(self.get_pango_context())
            layout.set_font_description(self.fonts[bold, ital])
            layout.set_text(text)
            if not is_wide: layout.set_attributes(self._grid_attrs)    # every glyph exactly one cell wide
            # scale wide chars (cjk, emoji) to exactly 2 cells
            scale = 2 * self.cell_w / max(1, layout.get_pixel_size()[0]) if is_wide else 0
            out.append((x, n, fg, layout, deco, scale))
        return bgs, out, boxes, chars

    # --- kitty graphics ---
    def _images(self):
        """kitty placements in the viewport -> 3 layers (below bg, below text, above text), each a list of
        (surface, src x/y/w/h, dst x/y/w/h). virtual placements (unicode placeholders) aren't supported."""
        layers = ([], [], [])
        t = self.term._t[0]
        g = ffi.new('GhosttyKittyGraphics*')     # borrowed, only valid until the next feed -> fetch per frame
        if lib.ghostty_terminal_get(t, lib.GHOSTTY_TERMINAL_DATA_KITTY_GRAPHICS, g) or \
                lib.ghostty_kitty_graphics_get(g[0], lib.GHOSTTY_KITTY_GRAPHICS_DATA_PLACEMENT_ITERATOR, self.kit):
            return layers
        it, get = self.kit[0], lib.ghostty_kitty_graphics_placement_get
        iid, xo, yo = ffi.new('uint32_t*'), ffi.new('uint32_t*'), ffi.new('uint32_t*')
        z, virtual = ffi.new('int32_t*'), ffi.new('bool*')
        info = init_sized('GhosttyKittyGraphicsPlacementRenderInfo')
        seen = set()
        while lib.ghostty_kitty_graphics_placement_next(it):
            get(it, lib.GHOSTTY_KITTY_GRAPHICS_PLACEMENT_DATA_IS_VIRTUAL, virtual)
            if virtual[0]: continue
            get(it, lib.GHOSTTY_KITTY_GRAPHICS_PLACEMENT_DATA_IMAGE_ID, iid)
            img = lib.ghostty_kitty_graphics_image(g[0], iid[0])
            if img == ffi.NULL or lib.ghostty_kitty_graphics_placement_render_info(it, img, t, info) \
                    or not info.viewport_visible or not (info.source_width and info.source_height):
                continue
            surf = self._image_surface(img, iid[0])
            if surf is None: continue
            seen.add(iid[0])
            get(it, lib.GHOSTTY_KITTY_GRAPHICS_PLACEMENT_DATA_X_OFFSET, xo)
            get(it, lib.GHOSTTY_KITTY_GRAPHICS_PLACEMENT_DATA_Y_OFFSET, yo)
            get(it, lib.GHOSTTY_KITTY_GRAPHICS_PLACEMENT_DATA_Z, z)
            layer = 0 if z[0] < KITTY_Z_BELOW_BG else 1 if z[0] < 0 else 2
            layers[layer].append((surf, info.source_x, info.source_y, info.source_width, info.source_height,
                                  info.viewport_col * self.cell_w + xo[0], info.viewport_row * self.cell_h + yo[0],
                                  info.pixel_width, info.pixel_height))
        for k in self._img.keys() - seen: del self._img[k]   # deleted / scrolled away -> free the surface
        return layers

    def _image_surface(self, img, iid):
        "kitty image -> cairo surface, cached per image id until ghostty bumps the generation."
        gen = ffi.new('uint64_t*')
        lib.ghostty_kitty_graphics_image_get(img, lib.GHOSTTY_KITTY_IMAGE_DATA_GENERATION, gen)
        hit = self._img.get(iid)
        if hit and hit[0] == gen[0]: return hit[1]
        w, h, fmt = ffi.new('uint32_t*'), ffi.new('uint32_t*'), ffi.new('GhosttyKittyImageFormat*')
        ptr, n = ffi.new('uint8_t**'), ffi.new('size_t*')
        for key, out in ((lib.GHOSTTY_KITTY_IMAGE_DATA_WIDTH, w), (lib.GHOSTTY_KITTY_IMAGE_DATA_HEIGHT, h),
                         (lib.GHOSTTY_KITTY_IMAGE_DATA_FORMAT, fmt), (lib.GHOSTTY_KITTY_IMAGE_DATA_DATA_PTR, ptr),
                         (lib.GHOSTTY_KITTY_IMAGE_DATA_DATA_LEN, n)):
            lib.ghostty_kitty_graphics_image_get(img, key, out)
        mf, bpp = KITTY_FMT.get(fmt[0], (None, 0))
        if mf is None or not (w[0] and h[0]) or n[0] < w[0] * h[0] * bpp: return None
        # gdk converts in C: rgb/rgba/gray -> premultiplied bgra = cairo ARGB32 (little endian)
        tex = Gdk.MemoryTexture.new(w[0], h[0], mf, GLib.Bytes.new(ffi.buffer(ptr[0], n[0])[:]), w[0] * bpp)
        dl = Gdk.TextureDownloader.new(tex)
        dl.set_format(Gdk.MemoryFormat.B8G8R8A8_PREMULTIPLIED)
        px, stride = dl.download_bytes()
        surf = cairo.ImageSurface.create_for_data(bytearray(px.get_data()), cairo.FORMAT_ARGB32, w[0], h[0], stride)
        self._img[iid] = (gen[0], surf)
        return surf

    def _draw_images(self, cr, items):
        for surf, sx, sy, sw, sh, dx, dy, dw, dh in items:
            cr.save()
            cr.rectangle(dx, dy, dw, dh)
            cr.clip()
            cr.translate(dx, dy)
            cr.scale(dw / sw, dh / sh)
            cr.set_source_surface(surf, -sx, -sy)
            cr.get_source().set_extend(cairo.EXTEND_PAD)   # otherwise scaling fades the edges to transparent
            cr.paint()
            cr.restore()

    def _draw(self, area, cr, width, height):
        if self.dead: return
        rs = self.rs[0]
        lib.ghostty_render_state_update(rs, self.term._t[0])
        lib.ghostty_render_state_get(rs, lib.GHOSTTY_RENDER_STATE_DATA_COLORS, self.colors)
        lib.ghostty_render_state_get(rs, lib.GHOSTTY_RENDER_STATE_DATA_CURSOR, self.cursor)
        dirty = ffi.new('GhosttyRenderStateDirty*')
        lib.ghostty_render_state_get(rs, lib.GHOSTTY_RENDER_STATE_DATA_DIRTY, dirty)
        full = dirty[0] == lib.GHOSTTY_RENDER_STATE_DIRTY_FULL
        FG, BG = rgb(self.colors.foreground), rgb(self.colors.background)
        cw, ch = self.cell_w, self.cell_h
        cr.set_source_rgb(*BG)
        cr.paint()
        lib.ghostty_render_state_get(rs, lib.GHOSTTY_RENDER_STATE_DATA_ROW_ITERATOR, self.rows_it)
        row_dirty = ffi.new('bool*')
        cache = self._rowcache
        y = 0
        while lib.ghostty_render_state_row_iterator_next(self.rows_it[0]):
            lib.ghostty_render_state_row_get(self.rows_it[0], lib.GHOSTTY_RENDER_STATE_ROW_DATA_DIRTY, row_dirty)
            if y >= len(cache): cache.append(self._build_row(FG, BG))
            elif full or row_dirty[0]: cache[y] = self._build_row(FG, BG)
            y += 1
        del cache[y:]
        lib.ghostty_render_state_clean(rs)
        # layers bottom to top: images below bg, cell bgs, images below text, text, images above text
        below_bg, below_text, above_text = self._images()
        self._draw_images(cr, below_bg)
        for y, (bgs, _, _, _) in enumerate(cache):
            for x, n, col in bgs:
                cr.set_source_rgb(*col)
                cr.rectangle(x * cw, y * ch, n * cw, ch)
                cr.fill()
        self._draw_images(cr, below_text)
        for y, (_, runs, boxes, _) in enumerate(cache):
            for x, c, fg in boxes:
                cr.set_source_rgb(*fg)
                draw_box(cr, c, x * cw, y * ch, cw, ch)
            for x, n, fg, layout, deco, scale in runs:
                cr.set_source_rgb(*fg)
                if scale:
                    cr.save(); cr.translate(x * cw, y * ch); cr.scale(scale, 1)
                    cr.move_to(0, 0); PangoCairo.show_layout(cr, layout)
                    cr.restore()
                else:
                    cr.move_to(x * cw, y * ch)
                    PangoCairo.show_layout(cr, layout)
                for on, off in zip(deco, (self.ascent + 2, ch // 2, 1)):   # underline/strike/overline
                    if on:
                        cr.rectangle(x * cw, y * ch + off, n * cw, 1)
                        cr.fill()
        self._draw_images(cr, above_text)
        self._draw_cursor(cr, FG, BG)
        if self.has_focus() and len(self.win.tiles()) > 1 and self.tile.tab.maximized is None:
            cr.set_source_rgb(0.21, 0.52, 0.89)
            cr.set_line_width(2)
            cr.rectangle(1, 1, width - 2, height - 2)
            cr.stroke()
        zone = self.tile.drop_zone
        if zone:          # drag&drop preview: the half where the dragged tile will land
            w2, h2 = width / 2, height / 2
            x, y, w, h = {'left': (0, 0, w2, height), 'right': (w2, 0, w2, height),
                          'top': (0, 0, width, h2), 'bottom': (0, h2, width, h2)}[zone]
            cr.set_source_rgba(0.21, 0.52, 0.89, 0.25)
            cr.rectangle(x, y, w, h)
            cr.fill_preserve()
            cr.set_source_rgb(0.21, 0.52, 0.89)
            cr.set_line_width(2)
            cr.stroke()

    def _draw_cursor(self, cr, FG, BG):
        cur = self.cursor
        if not (cur.visible and cur.viewport_has_value): return
        x, y = cur.viewport_x - cur.wide_tail, cur.viewport_y
        if y >= len(self._rowcache): return
        cw, ch = self.cell_w, self.cell_h
        cr.set_source_rgb(*(rgb(self.colors.cursor) if self.colors.cursor_has_value else FG))
        style = cur.visual_style
        if style == lib.GHOSTTY_RENDER_STATE_CURSOR_VISUAL_STYLE_BAR:
            cr.rectangle(x * cw, y * ch, 2, ch); cr.fill()
        elif style == lib.GHOSTTY_RENDER_STATE_CURSOR_VISUAL_STYLE_UNDERLINE:
            cr.rectangle(x * cw, (y + 1) * ch - 2, cw, 2); cr.fill()
        elif style == lib.GHOSTTY_RENDER_STATE_CURSOR_VISUAL_STYLE_BLOCK_HOLLOW or not self.has_focus():
            cr.set_line_width(1)
            cr.rectangle(x * cw + 0.5, y * ch + 0.5, cw - 1, ch - 1); cr.stroke()
        else:
            # block: fill the cell, draw the char underneath on top in the background color
            cr.rectangle(x * cw, y * ch, cw, ch); cr.fill()
            chars = self._rowcache[y][3]
            if x < len(chars) and chars[x] in BOX_CHARS:
                cr.set_source_rgb(*BG)
                draw_box(cr, chars[x], x * cw, y * ch, cw, ch)
            elif x < len(chars) and chars[x]:
                layout = Pango.Layout(self.get_pango_context())
                layout.set_font_description(self.fonts[False, False])
                layout.set_text(chars[x])
                cr.set_source_rgb(*BG)
                cr.move_to(x * cw, y * ch)
                PangoCairo.show_layout(cr, layout)


def split_icon(vertical):
    "16px icon for the headerbar: '|+' (split right), flipped '—' with '+' below (split down)."
    def draw(area, cr, w, h):
        c = area.get_color()                     # text color of the theme -> fits light and dark
        cr.set_source_rgba(c.red, c.green, c.blue, c.alpha)
        cr.set_line_width(2)
        for x1, y1, x2, y2 in ((4, 2, 4, 14), (8, 8, 14, 8), (11, 5, 11, 11)):   # bar, plus
            if vertical: x1, y1, x2, y2 = y1, x1, y2, x2
            cr.move_to(x1, y1); cr.line_to(x2, y2)
        cr.stroke()
    area = Gtk.DrawingArea(content_width=16, content_height=16)
    area.set_draw_func(draw)
    return area


class Tab(Gtk.Box):
    "tab: page in the Gtk.Stack (holds the paned tree) + button in the tab bar."

    def __init__(self, win, group):
        super().__init__(hexpand=True, vexpand=True)
        self.active = None            # last active tile in this tab
        self.maximized = None         # tile that fills the tab right now (the others are hidden)
        # width_chars=1: the title must not dictate the tab width (the bar splits it evenly)
        self.label = Gtk.Label(label='tilix2', ellipsize=Pango.EllipsizeMode.MIDDLE, width_chars=1, hexpand=True)
        self.count = Gtk.Label(css_classes=['dim-label', 'numeric'], tooltip_text='tiles in this tab')
        inner = Gtk.Box(spacing=6)
        inner.append(self.label)
        inner.append(self.count)
        self.btn = Gtk.ToggleButton(child=inner, group=group, hexpand=True, focus_on_click=False)
        self.btn.connect('toggled', lambda b: b.get_active() and win.show_tab(self))
        close = Gtk.Button(icon_name='window-close-symbolic', focus_on_click=False, tooltip_text='close tab')
        close.connect('clicked', lambda b: win.close_tab(self))
        self.head = Gtk.Box(css_classes=['linked'], hexpand=True)
        self.head.append(self.btn)
        self.head.append(close)


class Win(Gtk.ApplicationWindow):
    "window: headerbar, tab bar, Gtk.Stack with one Tab per page; inside a tab a Gtk.Paned tree of Tiles."

    def __init__(self, app):
        super().__init__(application=app, title='tilix2', default_width=1000, default_height=700)
        self.font = DEFAULT_FONT
        self.active = None            # active tile: gets the keys, gets split/zoomed
        kc = Gtk.EventControllerKey()
        kc.connect('key-pressed', self._on_key)
        self.add_controller(kc)
        # input method: dead keys (^ ´ `), compose, ibus. gets every key, committed text
        # goes into the key encoder as utf8 (see _on_key).
        self.im = Gtk.IMMulticontext()
        self.im.set_client_widget(self)
        self.im.connect('commit', self._im_commit)
        self._im_text = None          # != None only while filter_keypress is running
        kc.connect('key-released', lambda c, *a: self.im.filter_keypress(c.get_current_event()))
        self.connect('notify::is-active', lambda w, p: self.im.focus_in() if w.is_active() else self.im.focus_out())
        for name in ('split-h', 'split-v', 'close', 'copy', 'paste', 'zoom-in', 'zoom-out',
                     'zoom-reset', 'move-left', 'move-right', 'move-up', 'move-down',
                     'new-tab', 'tab-next', 'tab-prev', 'maximize'):
            a = Gio.SimpleAction.new(name, None)
            a.connect('activate', lambda a, p, name=name: self.action(name))
            self.add_action(a)
        self.connect('close-request', self._on_close)

        hb = Gtk.HeaderBar()
        def hbtn(action, icon, tip):
            # focus_on_click=False: otherwise the button keeps the focus afterwards and eats enter/space
            b = Gtk.Button(tooltip_text=tip, action_name='win.' + action, focus_on_click=False)
            if isinstance(icon, str): b.set_icon_name(icon)
            else:
                b.set_child(icon)
                b.add_css_class('image-button')     # otherwise not a flat headerbar button
            return b
        hb.pack_start(hbtn('new-tab', 'tab-new-symbolic', 'new tab (ctrl+shift+t)'))
        hb.pack_start(hbtn('split-h', split_icon(False), 'split right (ctrl+alt+right)'))
        hb.pack_start(hbtn('split-v', split_icon(True), 'split down (ctrl+alt+down)'))
        mv = Gio.Menu()
        for label, act in (('left', 'move-left'), ('right', 'move-right'),
                           ('up', 'move-up'), ('down', 'move-down')):
            mv.append(label, 'win.' + act)
        hb.pack_start(Gtk.MenuButton(icon_name='object-select-symbolic', menu_model=mv,
                                     tooltip_text='move tile', focus_on_click=False))
        hb.pack_end(hbtn('close', 'window-close-symbolic', 'close tile (ctrl+shift+w)'))
        hb.pack_end(hbtn('zoom-out', 'zoom-out-symbolic', 'zoom out (ctrl+shift+-)'))
        hb.pack_end(hbtn('zoom-in', 'zoom-in-symbolic', 'zoom in (ctrl+shift++)'))
        hb.pack_end(hbtn('paste', 'edit-paste-symbolic', 'paste (ctrl+shift+v)'))
        hb.pack_end(hbtn('copy', 'edit-copy-symbolic', 'copy (ctrl+shift+c)'))
        self.set_titlebar(hb)

        # own tab bar instead of Gtk.Notebook: its key bindings (ctrl+arrows, ctrl+tab)
        # would fire before the terminal. bar only visible from 2 tabs on.
        self.tabs = []
        # homogeneous: every tab gets total width / number of tabs, no matter how long the title is
        self.tabbar = Gtk.Box(spacing=2, margin_start=2, margin_end=2, margin_top=2, margin_bottom=2,
                              homogeneous=True, visible=False, css_classes=['tilix2-tabs'])
        self.stack = Gtk.Stack(hexpand=True, vexpand=True)
        vbox = Gtk.Box(orientation=Gtk.Orientation.VERTICAL)
        vbox.append(self.tabbar)
        vbox.append(self.stack)
        self.set_child(vbox)
        self.new_tab()

    # --- tabs ---
    def new_tab(self, cwd=None):
        tab = Tab(self, self.tabs[0].btn if self.tabs else None)
        tab.active = Tile(self, tab, cwd)
        tab.append(tab.active)
        self.tabs.append(tab)
        self.stack.add_child(tab)
        self.tabbar.append(tab.head)
        self.tabbar.set_visible(len(self.tabs) > 1)
        self.recount(tab)
        tab.btn.set_active(True)              # -> show_tab

    def recount(self, tab):
        "number of tiles in the tab label (after split / close)."
        tab.count.set_label(str(len(self.tiles(tab.get_first_child()))))

    def show_tab(self, tab):
        self.stack.set_visible_child(tab)
        self.activate_tile(tab.active)

    def close_tab(self, tab):
        "kill all tiles in the tab, remove the tab. the right neighbor (else the left one) becomes active."
        for t in self.tiles(tab.get_first_child()): t.view.kill()
        i = self.tabs.index(tab)
        self.tabs.remove(tab)
        self.stack.remove(tab)
        self.tabbar.remove(tab.head)
        if not self.tabs:
            self.destroy()
            return
        self.tabbar.set_visible(len(self.tabs) > 1)
        if tab.btn.get_active():
            self.tabs[min(i, len(self.tabs) - 1)].btn.set_active(True)

    def tiles(self, w=None):
        "all tiles below w (default: current tab), left/top first."
        if w is None: w = self.stack.get_visible_child().get_first_child()
        if isinstance(w, Tile): return [w]
        if isinstance(w, Gtk.Paned): return self.tiles(w.get_start_child()) + self.tiles(w.get_end_child())
        return []

    def activate_tile(self, tile):
        self.active = tile
        tile.tab.active = tile
        tile.view.grab_focus()
        self.retitle(tile)

    def retitle(self, tile):
        "terminal title -> window title (active tile) and tab label (active tile in the tab)."
        t = tile.view.title or 'tilix2'
        if tile.tab.active is tile:
            tile.tab.label.set_label(t)
            tile.tab.btn.set_tooltip_text(t)  # the label gets ellipsized in narrow tabs
        if self.active is tile: self.set_title(t)

    def _on_close(self, w):
        for tab in self.tabs:
            for t in self.tiles(tab.get_first_child()): t.view.kill()
        return False

    def _on_key(self, ctrl, keyval, keycode, state):
        "window-level key input: shortcuts are global, the rest goes to the active tile."
        name = Gdk.keyval_name(keyval) or ''
        if state & MT.CONTROL_MASK and state & MT.SHIFT_MASK:
            # match by physical key, otherwise ctrl+shift+0 is '=' on de (and ')' on us)
            act = {'c': 'copy', 'v': 'paste', 'w': 'close', 't': 'new-tab', 'x': 'maximize',
                   'plus': 'zoom-in', 'equal': 'zoom-in', 'KP_Add': 'zoom-in',
                   'minus': 'zoom-out', 'KP_Subtract': 'zoom-out',
                   '0': 'zoom-reset', 'KP_0': 'zoom-reset'}.get(Gdk.keyval_name(base_keyval(keycode, keyval)))
            if act: self.action(act); return True
        if state & MT.CONTROL_MASK and state & MT.ALT_MASK and name in ('Right', 'Down'):
            self.action('split-h' if name == 'Right' else 'split-v'); return True
        if state & MT.CONTROL_MASK and not state & (MT.SHIFT_MASK | MT.ALT_MASK) and name in ('Page_Up', 'Page_Down'):
            self.action('tab-prev' if name == 'Page_Up' else 'tab-next'); return True
        if not self.active: return False
        ev = ctrl.get_current_event() if ctrl else None   # tests call this without a controller
        if ev is not None:
            self._im_text = ''
            filtered = self.im.filter_keypress(ev)
            text, self._im_text = self._im_text, None
            if filtered and not text: return True        # dead key / compose still in progress
            if filtered: return self.active.view.send_key(keyval, state, keycode, text)
        return self.active.view.send_key(keyval, state, keycode)

    def _im_commit(self, im, text):
        if self._im_text is not None:
            self._im_text += text             # synchronously from filter_keypress -> _on_key sends it
        elif self.active:
            self.active.view.write(text.encode())   # asynchronously (ibus): straight as text

    def action(self, name):
        t = self.active
        if not t: return
        if name == 'split-h': self.split(t, vertical=False)
        elif name == 'split-v': self.split(t, vertical=True)
        elif name == 'close': self.close_tile(t)
        elif name == 'copy': t.view.copy()
        elif name == 'paste': t.view.paste()
        elif name == 'zoom-reset': t.view.set_font(DEFAULT_FONT)
        elif name in ('zoom-in', 'zoom-out'):
            desc = Pango.FontDescription.from_string(t.view.font)
            step = Pango.SCALE if name == 'zoom-in' else -Pango.SCALE
            desc.set_size(max(6 * Pango.SCALE, desc.get_size() + step))
            t.view.set_font(desc.to_string())    # only the active tile (tilix behavior)
        elif name.startswith('move-'): self.move(t, name[5:])
        elif name == 'maximize': self.toggle_maximize(t)
        elif name == 'new-tab':
            try: cwd = t.view.cwd()
            except OSError: cwd = None
            self.new_tab(cwd)
        elif name in ('tab-next', 'tab-prev'):
            i = self.tabs.index(t.tab) + (1 if name == 'tab-next' else -1)
            self.tabs[i % len(self.tabs)].btn.set_active(True)

    # --- tiling tree of Gtk.Paned ---
    def toggle_maximize(self, tile):
        "maximize: hide the sibling branches on the way up to the tab, the paneds give the tile all the space."
        tab = tile.tab
        if tab.maximized is not None:
            self.restore(tab)
            return
        w = tile
        while isinstance(p := w.get_parent(), Gtk.Paned):
            (p.get_end_child() if p.get_start_child() is w else p.get_start_child()).set_visible(False)
            w = p
        if w is tile: return                   # only tile in the tab: nothing to hide
        tab.maximized = tile
        tile.set_maximized(True)
        self.activate_tile(tile)
        tile.view.queue_draw()                 # focus frame goes away (one visible tile)

    def restore(self, tab):
        "undo maximize: everything in the tab visible again (paned positions were never touched)."
        if tab.maximized is None: return
        def show(w):
            w.set_visible(True)
            if isinstance(w, Gtk.Paned):
                show(w.get_start_child())
                show(w.get_end_child())
        show(tab.get_first_child())
        tab.maximized.set_maximized(False)
        tab.maximized.view.queue_draw()        # focus frame comes back
        tab.maximized = None

    def split(self, tile, vertical):
        "halve the tile, new tile (in the same cwd) on the other half, the new one becomes active."
        self.restore(tile.tab)                 # tree changes while maximized: show everything first
        try: cwd = tile.view.cwd()
        except OSError: cwd = None
        new = Tile(self, tile.tab, cwd)
        self._insert(tile, new, vertical, before=False)
        self.recount(tile.tab)
        self.activate_tile(new)

    def _insert(self, dst, new, vertical, before):
        "replace dst with a paned [dst|new] (before: [new|dst]); vertical = stacked."
        paned = Gtk.Paned(orientation=Gtk.Orientation.VERTICAL if vertical else Gtk.Orientation.HORIZONTAL,
                          hexpand=True, vexpand=True)
        parent = dst.get_parent()
        self._replace(parent, dst, None)
        paned.set_start_child(new if before else dst)
        paned.set_end_child(dst if before else new)
        self._replace(parent, None, paned)
        def halve(p, clock):
            # only set the middle once the paned knows its size. a position taken from a not yet
            # (or stale) allocated tile gives 0px halves (split right after split, move).
            size = p.get_height() if vertical else p.get_width()
            if not size: return True
            p.set_position(size // 2)
            return False
        paned.add_tick_callback(halve)

    def _detach(self, tile):
        "detach the tile from its paned, the neighbor takes over the space. returns the neighbor."
        parent = tile.get_parent()
        other = parent.get_end_child() if parent.get_start_child() is tile else parent.get_start_child()
        # detaching a focused child from a paned -> gtk warning 'last focus widget'. so drop the
        # focus briefly and restore it afterwards if the widget is still in the window (neighbor).
        f = self.get_focus()
        if f and f.is_ancestor(parent): self.set_focus(None)
        parent.set_start_child(None)
        parent.set_end_child(None)
        self._replace(parent.get_parent(), parent, other)
        if f and f.get_root() is self: f.grab_focus()
        return other

    def _replace(self, parent, old, new):
        "replace child old of parent (Paned or Tab) with new; None = empty / attach."
        if isinstance(parent, Gtk.Paned):
            if parent.get_start_child() is old: parent.set_start_child(new)
            else: parent.set_end_child(new)
        else:
            if old is not None: parent.remove(old)
            if new is not None: parent.append(new)

    def close_tile(self, tile):
        "close the tile; the neighbor takes over the space. last tile -> close tab, last tab -> close window."
        if tile.get_root() is None: return     # already gone (e.g. ctrl+shift+w and exit at the same time)
        self.restore(tile.tab)
        parent = tile.get_parent()
        if not isinstance(parent, Gtk.Paned):
            self.close_tab(tile.tab)
            return
        tile.view.kill()
        other = self._detach(tile)
        self.recount(tile.tab)
        if tile.tab.active is tile:            # in a background tab the focus stays where it is
            nxt = other if isinstance(other, Tile) else self.tiles(other)[0]
            if self.active is tile:
                self.activate_tile(nxt)
            else:
                tile.tab.active = nxt
                self.retitle(nxt)

    def move(self, tile, direction):
        "swap the tile with its neighbor in the same paned if the direction fits."
        self.restore(tile.tab)
        p = tile.get_parent()
        if not isinstance(p, Gtk.Paned): return
        if (direction in ('left', 'right')) != (p.get_orientation() == Gtk.Orientation.HORIZONTAL): return
        first, second = p.get_start_child(), p.get_end_child()
        if (second is tile and direction in ('left', 'up')) or (first is tile and direction in ('right', 'down')):
            self._swap_children(p)

    def move_tile(self, src, dst, zone):
        "drag&drop: detach src and split it in at edge zone ('left'/'right'/'top'/'bottom') of dst."
        if src is dst or src.tab is not dst.tab or not isinstance(src.get_parent(), Gtk.Paned): return
        self.restore(src.tab)
        self._detach(src)
        self._insert(dst, src, vertical=zone in ('top', 'bottom'), before=zone in ('left', 'top'))
        self.activate_tile(src)

    def _swap_children(self, p):
        "GTK4: set children to None first, then swapped (a widget can't occupy two slots)."
        a, b, pos = p.get_start_child(), p.get_end_child(), p.get_position()
        p.set_start_child(None); p.set_end_child(None)
        p.set_start_child(b); p.set_end_child(a)
        p.set_position(pos)


SLIM_CSS = b"""
/* Adwaita: trough margin 8px + slider border -> 24px wide scrollbar. here: 5px. */
scrollbar.vertical.tilix2-slim { min-width: 5px; min-height: 5px; }
scrollbar.vertical.tilix2-slim > range > trough {
  margin: 0; padding: 0; min-width: 5px; min-height: 5px; background: transparent; border: none;
}
scrollbar.vertical.tilix2-slim > range > trough > slider {
  min-width: 5px; min-height: 20px; margin: 0; padding: 0; border: none; border-radius: 2px;
  background-color: rgba(160,160,160,0.45);
}
scrollbar.vertical.tilix2-slim > range > trough > slider:hover { background-color: rgba(180,180,180,0.7); }
.tilix2-head button { min-height: 0; min-width: 0; padding: 0 4px; }   /* keep the tile header slim */
.tilix2-tabs button { min-height: 0; padding: 2px 8px; }               /* slimmer tabs */
paned separator { min-width: 1px; min-height: 1px; background: rgba(128,128,128,0.35); }
paned separator:hover { background: rgba(90,150,220,0.8); }
"""


class App(Gtk.Application):
    def __init__(self):
        # NON_UNIQUE: every start is its own process (no d-bus handoff to a running instance
        # -> a crash only takes one window down, tests run next to the real app)
        super().__init__(application_id='osuv.tilix2', flags=Gio.ApplicationFlags.NON_UNIQUE)

    def do_activate(self):
        # dark theme (headerbar/window decoration, menus, tile headers) to match the terminal
        Gtk.Settings.get_default().props.gtk_application_prefer_dark_theme = True
        css = Gtk.CssProvider()
        css.load_from_data(SLIM_CSS)
        Gtk.StyleContext.add_provider_for_display(Gdk.Display.get_default(), css,
                                                  Gtk.STYLE_PROVIDER_PRIORITY_APPLICATION)
        Win(self).present()


if __name__ == '__main__':
    if Gdk.Display.get_default() is None:
        sys.exit('tilix2: no display (neither WAYLAND_DISPLAY nor DISPLAY works)')
    sys.exit(App().run(sys.argv))
